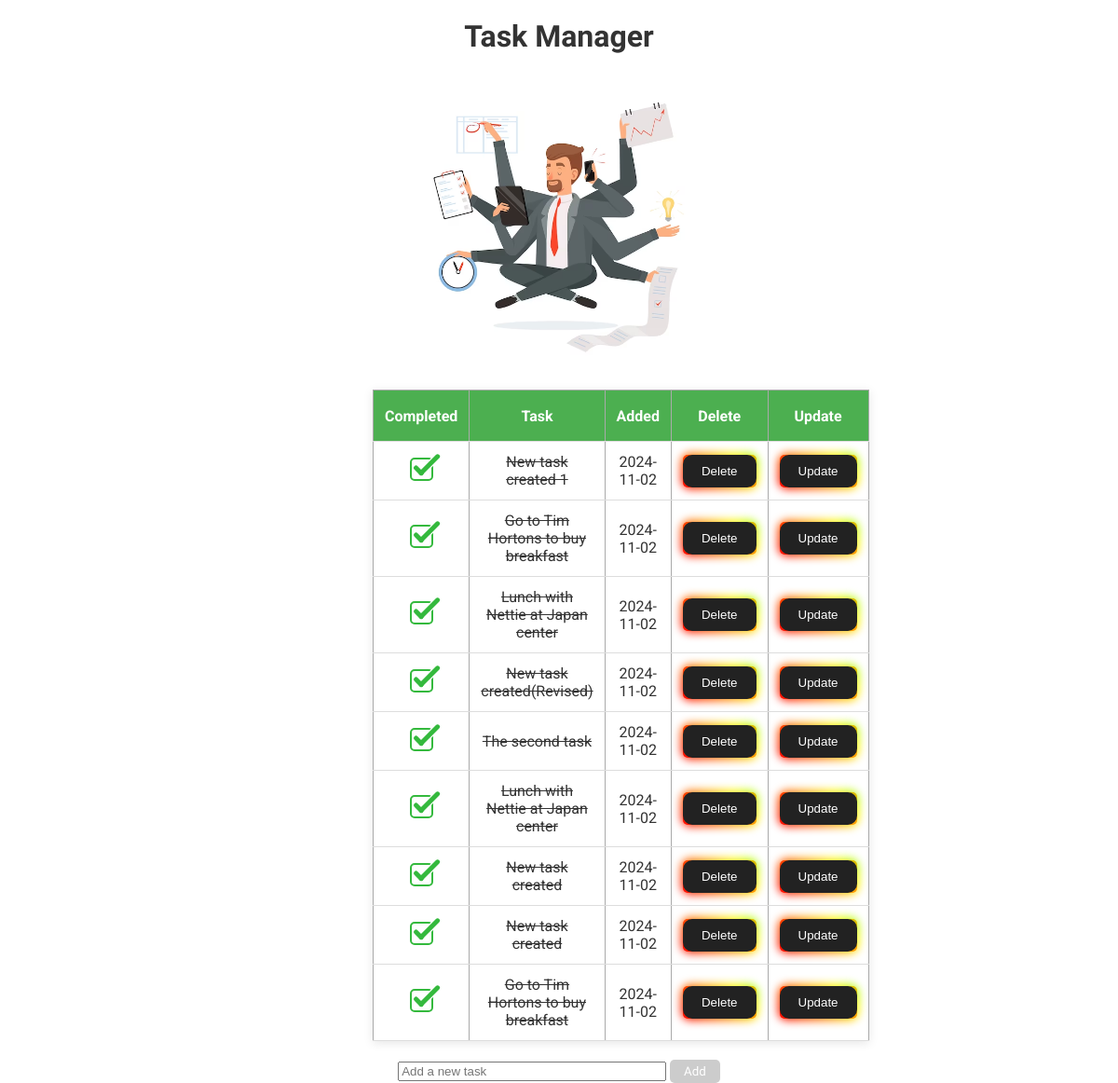
The page / on the database its author committed.
### app.py (models this page shows, shortened)
class Todo(db.Model):
    id = db.Column(db.Integer, primary_key=True)                        # define primary key = id, and it is integer type
    content = db.Column(db.String(200), nullable=False)                 # define content column, to store the todo content. Each content allow 200 string. nullable=False, it cannot be null.
    date_created = db.Column(db.DateTime, default=datetime.utcnow)      # define date_created column. It is the creation date and time. default=datetime.utcnow is default as UTC time when created a new todo task.
    completed = db.Column(db.Boolean, default=False)                    # define a completed for the checkbox function

### app.py (the view)
@app.route('/', methods=['POST', 'GET'])                                # define the route at root /, it can accept POST and GET two HTTP requests. GET for read and display data; POST for submit and handle data
def add():
    if request.method == 'POST':                                        # When there is a POST request
        task_content = request.form['content']                          # the 'content' will be retrieved from the 'form' that input by user
        new_task = Todo(content=task_content)                           # And then create a new Todo object "new_task", and the content attribute is the content that user submitted.
        try:
            db.session.add(new_task)                                    # add the new_task
            db.session.commit()                                         # commit
            return redirect('/')                                        # After commit success, redirect to root /, which mean reflash the main page, and display the new/updated todo list
        except:
            return 'There was as issue adding your task'                # If failed commit, return an error message
    else:                                                               # When there is GET request; which 1. user 1st access main page or, 2. redirect to main page after create new or update a todo task.
        tasks = Todo.query.order_by(Todo.date_created).all()            # Display the new created task to the main page; it enquiry all the todo tasks, and order by the date_created, then return to index.html for rendering
        return render_template('index.html', tasks=tasks)               # Render the main page

### templates/index.html (shortened to what this page needs)
{% extends 'base.html' %}
{% block body %}
<div class="content">
    <h1>Task Manager</h1>
    <img src="{{ url_for('static', filename='pic/multitasking_pic.avif') }}" class="center" style="max-width: 80%; height: auto;">
    {% if tasks|length < 1 %}
    <h4>There are no tasks. Create one below!</h4>
    {% else %}
    <table>
        <tr>
            <th>Completed</th>
            <th>Task</th>
            <th>Added</th>
            <th>Delete</th>
            <th>Update</th>
        </tr>
        {% for task in tasks %}
        <tr>
            <td>
                <form action="{{ url_for('toggle_complete', id=task.id) }}" method="POST" style="display:inline;">
                    <div class="checkbox-wrapper-19">
                        <label for="cb-{{ task.id }}" class="check-box"></label>
                    </div>
                </form>
            </td>
            <td style="width: 80%; {% if task.completed %}text-decoration: line-through;{% endif %}">{{ task.content }}</td>
            <td>{{ task.date_created.date() }}</td>
            <td>
                <a href="/delete/{{task.id}}">
                    <button class="button-85">Delete</button>
                </a>
            </td>
            <td>
                <a href="/update/{{task.id}}">
                    <button class="button-85">Update</button>
                </a>
            </td>
        </tr>
        {% endfor %}
    </table>
    {% endif %}
    <form style="text-align: center;" action="/" method="POST">
        <input type="text" name="content" id="content" placeholder="Add a new task" required>
        <input type="submit" value="Add" class="button-85">
    </form>
</div>
{% endblock %}

### templates/base.html (shortened to what this page needs)
<!DOCTYPE html>
<html lang="en">
<head>
    <link rel="stylesheet" href="{{ url_for('static', filename='css/main.css') }}">
</head>
<body>
    {% block body %}{% endblock %}
</body>
</html>

### static/css/main.css (style rules this page uses)
body, html { margin: 0; font-family: sans-serif; background-color: rgba(255, 255, 255, 0); }
h1, h4 { font-family: 'Anton', sans-serif; font-family: 'Bebas Neue', cursive; font-family: 'Press Start 2P', cursive; font-family: "Oxanium", serif; }
input[type=submit] { padding:5px 15px; background:#ccc; font-family: 'Anton', sans-serif; font-family: 'Bebas Neue', cursive; font-family: 'Press Start 2P', cursive; font-family: "Oxanium", serif; border:0 none; cursor:pointer; -webkit-border-radius: 5px; border-radius: 5px; }
.center { display: block; margin-left: auto; margin-right: auto; width: 80%; }
.content { margin: 0 auto; width: 400px; }
table, td, th { border: 1px solid #aaa; }
table { border-collapse: collapse; width: 100%; }
th { height: 30px; }
td { text-align: center; padding: 5px; }
#content { width: 70%; }
.button-85 { padding: 0.6em 2em; border: none; outline: none; color: rgb(255, 255, 255); background: #111; cursor: pointer; position: relative; z-index: 0; border-radius: 10px; user-select: none; -webkit-user-select: none; touch-action: manipulation; }
.button-85:before { content: ""; background: linear-gradient( 45deg, #ff0000, #ff7300, #fffb00, #48ff00, #00ffd5, #002bff, #7a00ff, #ff00c8, #ff0000 ); position: absolute; top: -2px; left: -2px; background-size: 400%; z-index: -1; filter: blur(5px); -webkit-filter: blur(5px); width: calc(100% + 4px); height: calc(100% + 4px); animation: glowing-button-85 20s linear infinite; transition: opacity 0.3s ease-in-out; border-radius: 10px; }
.button-85:after { z-index: -1; content: ""; position: absolute; width: 100%; height: 100%; background: #222; left: 0; top: 0; border-radius: 10px; }

### rows shown on the page
Todo: content "New task created 1", date_created "2024-11-02"
Todo: content "Go to Tim Hortons to buy breakfast", date_created "2024-11-02"
Todo: content "Lunch with Nettie at Japan center", date_created "2024-11-02"
Todo: content "New task created(Revised)", date_created "2024-11-02"
Todo: content "The second task", date_created "2024-11-02"
Todo: content "Lunch with Nettie at Japan center", date_created "2024-11-02"
Todo: content "New task created", date_created "2024-11-02"
Todo: content "New task created", date_created "2024-11-02"
Todo: content "Go to Tim Hortons to buy breakfast", date_created "2024-11-02"
